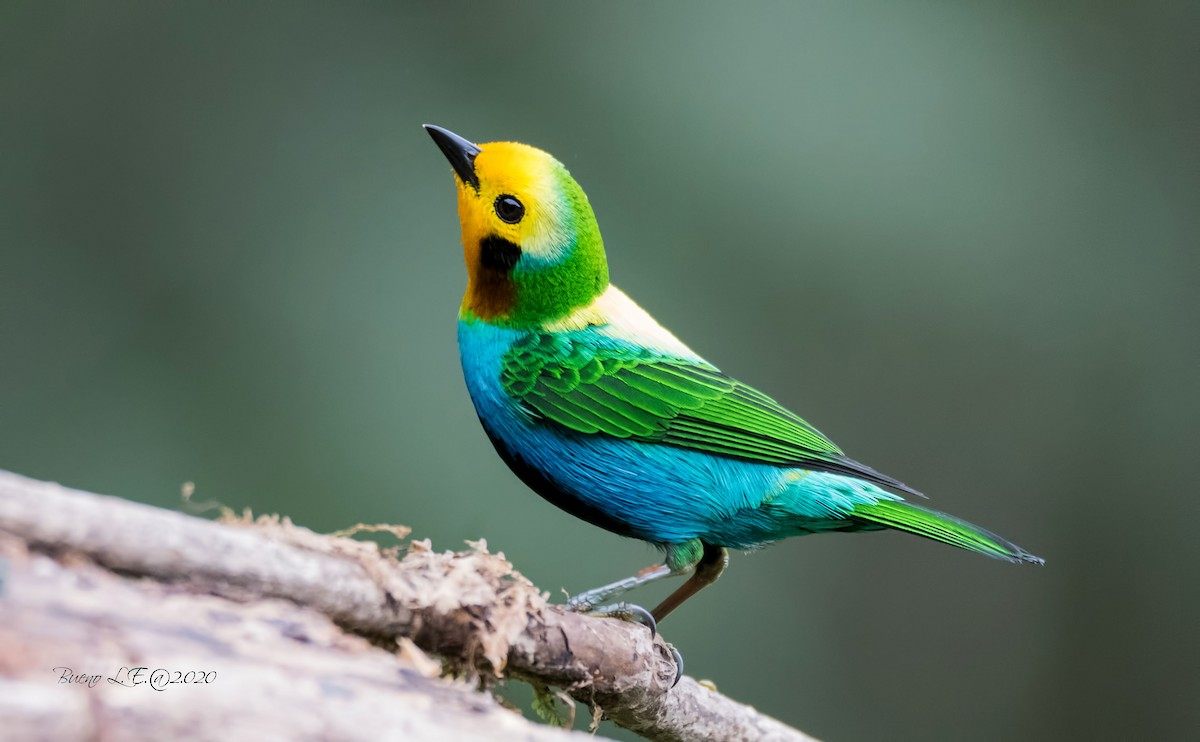
#> input picture Programming with machine learning/OpenCV/Stacking images/10images/bird1.jpg, 1200 x 742 px
$ python task1.py
#> lines starting #> are read from the running program, lines starting #| are printed output that depends on the picture
import cv2
import os
import numpy as np

image1 = cv2.imread('10images/bird1.jpg')
#> image1 is the input picture: shape (742, 1200, 3); mean B, G, R 103.1, 117, 97.1
image2 = cv2.imread('10images/bird2.jpg')
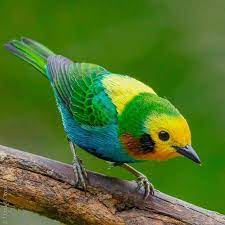
#> input picture Programming with machine learning/OpenCV/Stacking images/10images/bird2.jpg, 225 x 225 px
#> image2 is the input picture: shape (225, 225, 3); mean B, G, R 42.2, 114.3, 80.5
image3 = cv2.imread('10images/bird3.jpg')
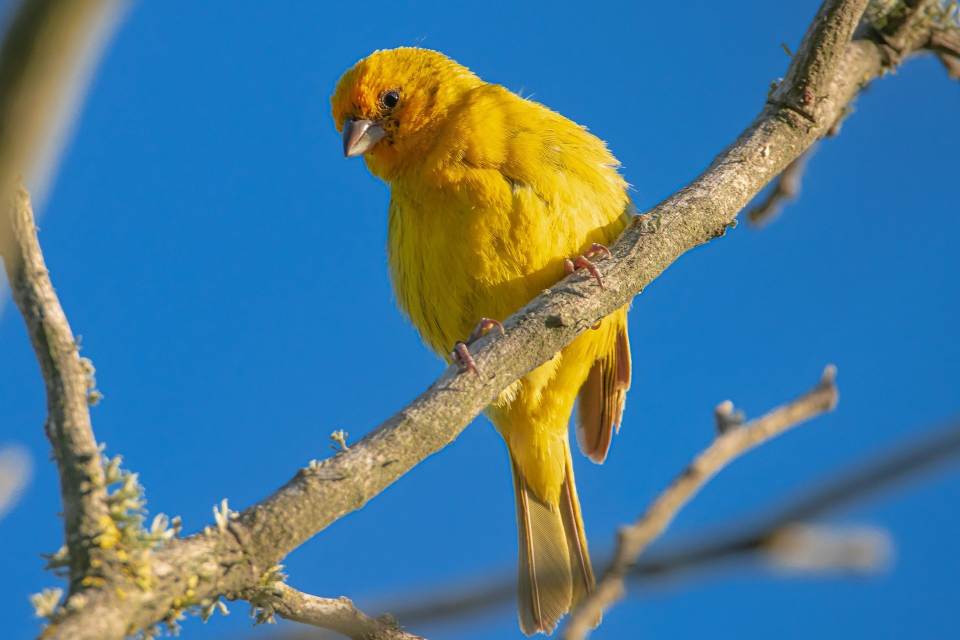
#> input picture Programming with machine learning/OpenCV/Stacking images/10images/bird3.jpg, 1920 x 1280 px (shown at 1/2 size)
#> image3 is the input picture: shape (1280, 1920, 3); mean B, G, R 147.9, 121.8, 74.2
image4 = cv2.imread('10images/bird4.jpg')
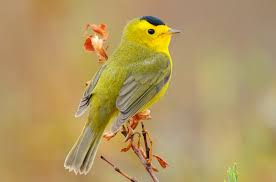
#> input picture Programming with machine learning/OpenCV/Stacking images/10images/bird4.jpg, 276 x 182 px
#> image4 is the input picture: shape (182, 276, 3); mean B, G, R 97.4, 152, 177.5
image5 = cv2.imread('10images/bird5.jpg')
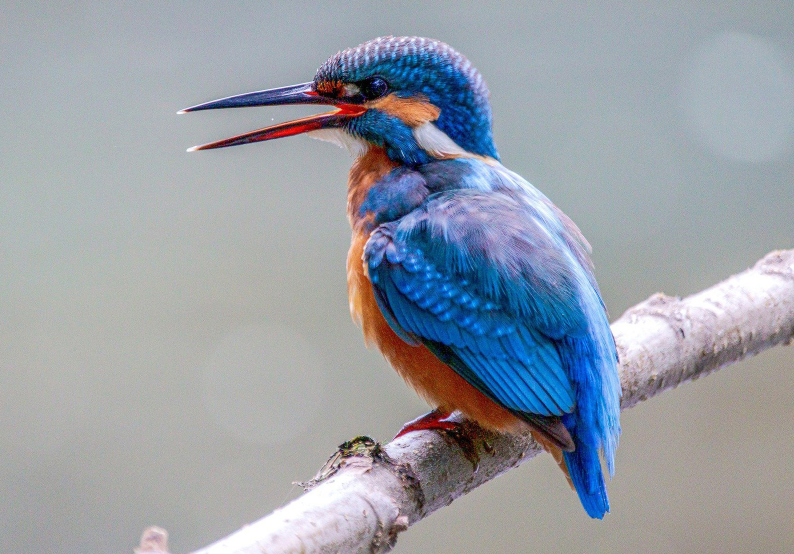
#> input picture Programming with machine learning/OpenCV/Stacking images/10images/bird5.jpg, 1588 x 1108 px (shown at 1/2 size)
#> image5 is the input picture: shape (1108, 1588, 3); mean B, G, R 167, 158.3, 152.2
image6 = cv2.imread('10images/bird6.jpg')
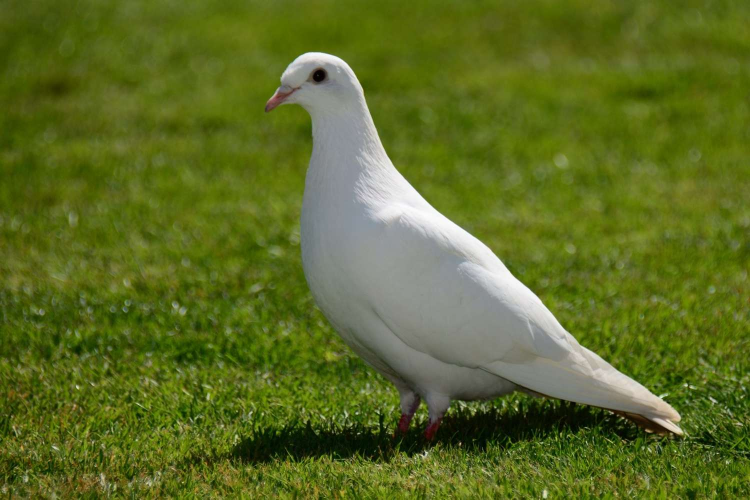
#> input picture Programming with machine learning/OpenCV/Stacking images/10images/bird6.jpg, 1500 x 999 px (shown at 1/2 size)
#> image6 is the input picture: shape (999, 1500, 3); mean B, G, R 37, 106.8, 92

new_size = (300, 200)

resized_image1 = cv2.resize(image1, dsize=new_size)
resized_image2 = cv2.resize(image2, dsize=new_size)
resized_image3 = cv2.resize(image3, dsize=new_size)
resized_image4 = cv2.resize(image4, dsize=new_size)
resized_image5 = cv2.resize(image5, dsize=new_size)
resized_image6 = cv2.resize(image6, dsize=new_size)

vertical_stacked1 = np.vstack((resized_image1, resized_image2, resized_image3))
vertical_stacked2 = np.vstack((resized_image4, resized_image5, resized_image6))

horizontal_stacked = np.hstack((vertical_stacked1, vertical_stacked2))
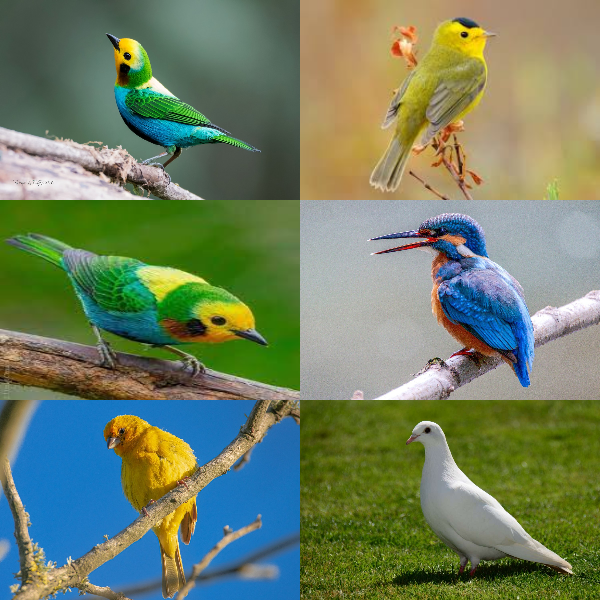
#> horizontal_stacked: shape (600, 600, 3); mean B, G, R 99, 128.3, 112.1

combined = cv2.resize(horizontal_stacked, dsize=new_size)
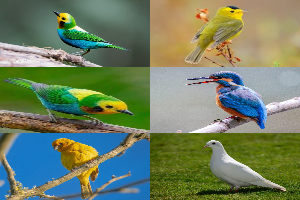
#> combined: shape (200, 300, 3); mean B, G, R 99.2, 128.5, 112.3

# Save image to disk
cv2.imwrite('combined_image.jpg', combined)

cv2.imshow('image', combined)
cv2.waitKey(0)
cv2.destroyAllWindows()
